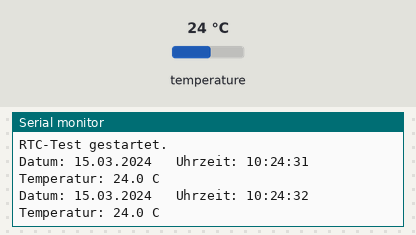
This sketch was run on a simulated ESP32. On the bench: the last lines printed to the serial monitor. The inputs (shaded band) are chosen by the test bench; at power-on: temperature 24 °C. The local clock reads 2024-03-15 10:24:30 at power-on unless the sketch sets it.

Above: at 2.2 s.
2.3 s: temperature set to 12 °C
At 3.6 s:
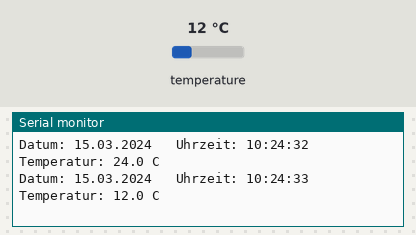
3.8 s: temperature set to 19 °C
At 4.8 s:
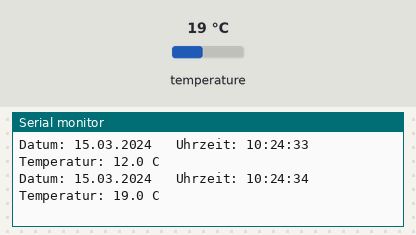
Timing chart, 0 to 6.8 s (numbered marks = the images above; inputs shaded):
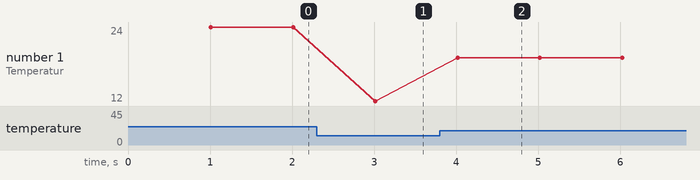

Measured:
- after the input at 2.3 s, the serial monitor: prints a new line after 0.72 s (image 1)
- after the input at 3.8 s, the serial monitor: prints a new line after 0.22 s (image 2)
- plotted number 1: 24 → 12 after the input at 2.3 s, 12 → 19 after the input at 3.8 s

The sketch:

RtcTest.ino
```cpp
#include <Wire.h>
#include <RTClib.h>

#define I2C_SDA 21
#define I2C_SCL 22

RTC_DS3231 rtc;

void setup() {
  Serial.begin(115200);
  delay(1000);

  Serial.println();
  Serial.println("==============================");
  Serial.println("SolarTracker - DS3231 RTC Test");
  Serial.println("==============================");

  Wire.begin(I2C_SDA, I2C_SCL);

  Serial.println("Suche DS3231...");

  if (!rtc.begin()) {
    Serial.println("FEHLER: DS3231 nicht gefunden!");
    Serial.println();
    Serial.println("Bitte pruefen:");
    Serial.println("VCC -> 3.3V");
    Serial.println("GND -> GND");
    Serial.println("SDA -> GPIO21");
    Serial.println("SCL -> GPIO22");

    while (true) {
      delay(1000);
    }
  }

  Serial.println("DS3231 gefunden!");

  if (rtc.lostPower()) {
    Serial.println("WARNUNG: RTC hat ihre Uhrzeit verloren.");
    Serial.println("Setze Uhrzeit auf Kompilierzeit...");
    rtc.adjust(DateTime(F(__DATE__), F(__TIME__)));
    Serial.println("Uhrzeit gesetzt.");
  }

  Serial.println();
  Serial.println("RTC-Test gestartet.");
  Serial.println();
}

void loop() {
  DateTime now = rtc.now();

  Serial.print("Datum: ");
  print2digits(now.day());
  Serial.print(".");
  print2digits(now.month());
  Serial.print(".");
  Serial.print(now.year());

  Serial.print("   Uhrzeit: ");
  print2digits(now.hour());
  Serial.print(":");
  print2digits(now.minute());
  Serial.print(":");
 print2digits(now.second());

 Serial.print("   Temperatur: ");
 Serial.print(rtc.getTemperature(),  1);
 Serial.println(" C");

 delay(1000);
}


void print2digits(int number) {
  if (number <  10) {
    Serial.print("0");
  }
 Serial.print(number);
}
```
